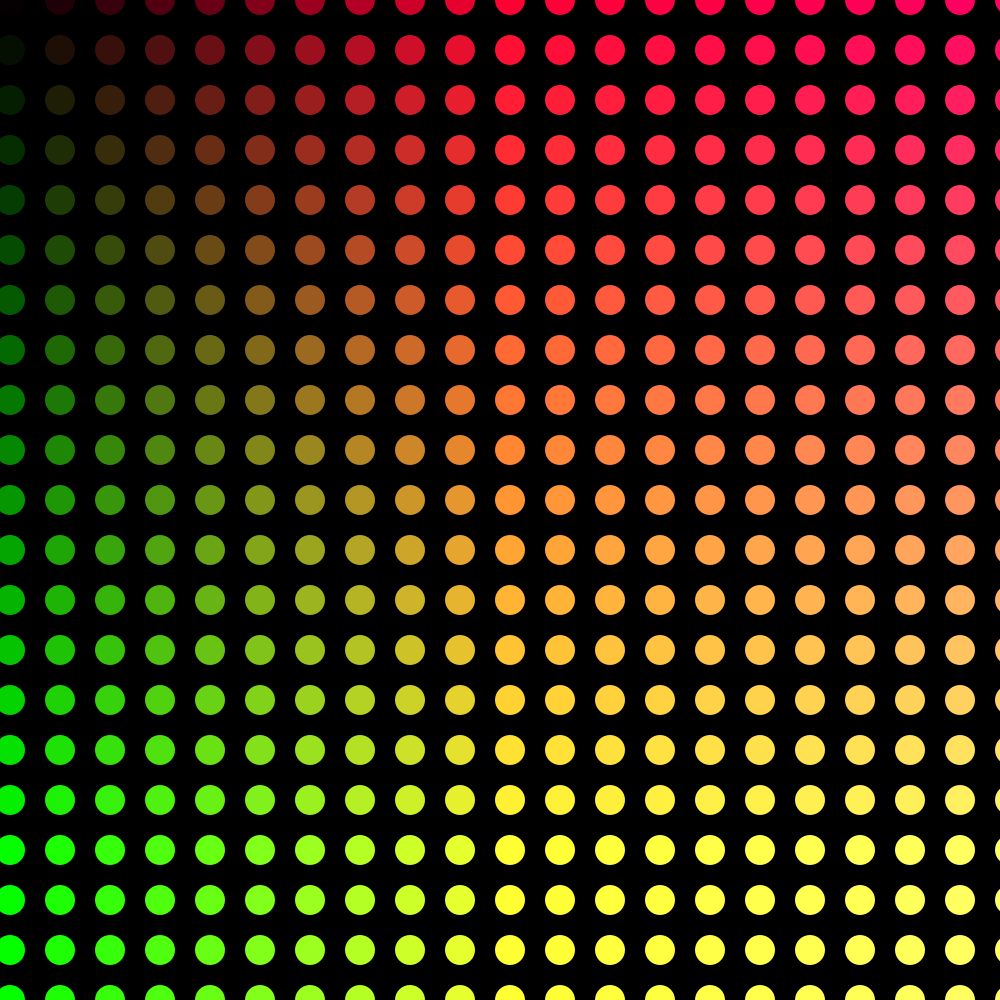
Frame 1 (no input)
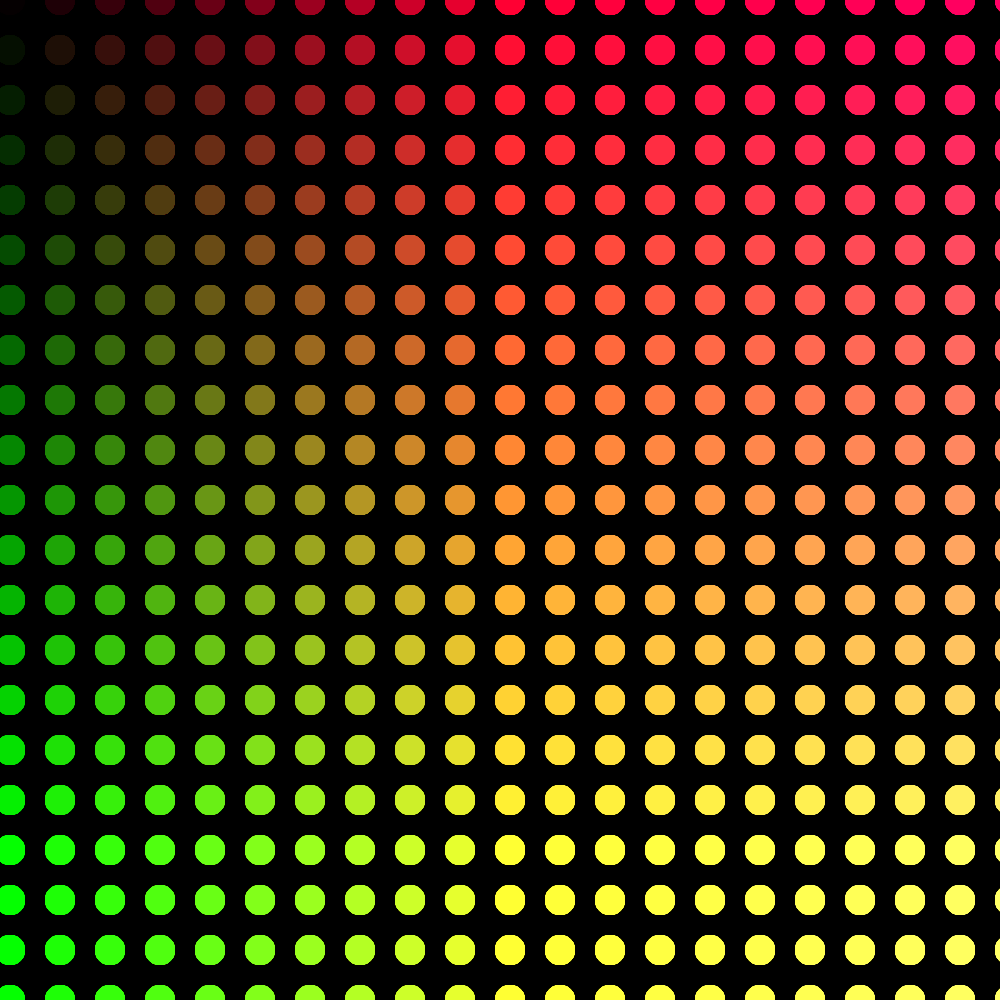
Frame 60 (the mouse pressed at the canvas centre just before this capture)
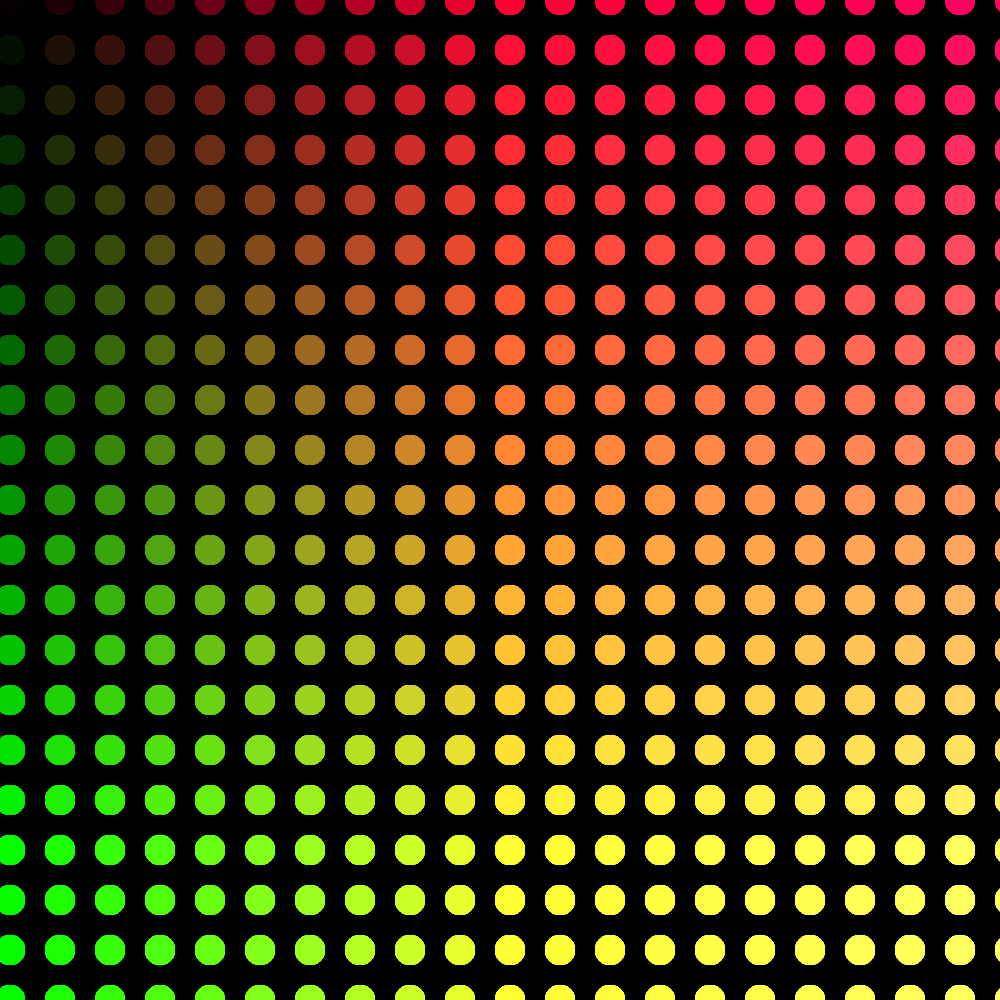
Frame 120 (the mouse held since frame 60 and released just before this capture)

The Processing sketch that drew these frames (run headless with seeded random() and noise(); from frame 60 on, the mouse is pressed at the canvas centre):

// Processing sketch: processing_187084
// ── processing_187084.pde

void setup(){
  size(1000,1000);
  background(0);
}
  
void draw (){
   
  for(int x = 1; x < width; x += 5){
    for(int y = 0; y <height; y += 5){
       noStroke(); 
       fill(5*x,3*y,1*x);
        ellipse(10*x,10*y,30,30);
    }
   
  }
 
}
